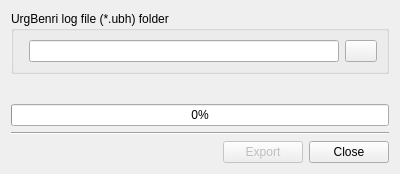
<?xml version="1.0" encoding="UTF-8"?>
<ui version="4.0">
 <class>BatchLogExporterWidget</class>
 <widget class="QWidget" name="BatchLogExporterWidget">
  <property name="geometry">
   <rect>
    <x>0</x>
    <y>0</y>
    <width>400</width>
    <height>174</height>
   </rect>
  </property>
  <property name="windowTitle">
   <string>Batch log exporter</string>
  </property>
  <property name="windowIcon">
   <iconset resource="../../UrgBenri.qrc">
    <normaloff>:/icons/app_icon</normaloff>:/icons/app_icon</iconset>
  </property>
  <layout class="QVBoxLayout" name="verticalLayout">
   <item>
    <widget class="QGroupBox" name="inputGroup">
     <property name="title">
      <string>UrgBenri log file (*.ubh) folder</string>
     </property>
     <layout class="QHBoxLayout" name="horizontalLayout">
      <item>
       <widget class="BusyIndicatorWidget" name="loadingIncator" native="true"/>
      </item>
      <item>
       <widget class="QLineEdit" name="filenameLine">
        <property name="readOnly">
         <bool>true</bool>
        </property>
       </widget>
      </item>
      <item>
       <widget class="QPushButton" name="loadInputButton">
        <property name="maximumSize">
         <size>
          <width>32</width>
          <height>16777215</height>
         </size>
        </property>
        <property name="text">
         <string/>
        </property>
        <property name="icon">
         <iconset resource="../../UrgBenri.qrc">
          <normaloff>:/icons/load_icon</normaloff>:/icons/load_icon</iconset>
        </property>
       </widget>
      </item>
     </layout>
    </widget>
   </item>
   <item>
    <spacer name="verticalSpacer">
     <property name="orientation">
      <enum>Qt::Vertical</enum>
     </property>
     <property name="sizeHint" stdset="0">
      <size>
       <width>20</width>
       <height>0</height>
      </size>
     </property>
    </spacer>
   </item>
   <item>
    <widget class="QProgressBar" name="exportProgress">
     <property name="value">
      <number>0</number>
     </property>
    </widget>
   </item>
   <item>
    <widget class="Line" name="line">
     <property name="orientation">
      <enum>Qt::Horizontal</enum>
     </property>
    </widget>
   </item>
   <item>
    <layout class="QHBoxLayout" name="horizontalLayout_2">
     <item>
      <spacer name="horizontalSpacer">
       <property name="orientation">
        <enum>Qt::Horizontal</enum>
       </property>
       <property name="sizeHint" stdset="0">
        <size>
         <width>40</width>
         <height>20</height>
        </size>
       </property>
      </spacer>
     </item>
     <item>
      <widget class="QPushButton" name="exportButton">
       <property name="enabled">
        <bool>false</bool>
       </property>
       <property name="text">
        <string>Export</string>
       </property>
      </widget>
     </item>
     <item>
      <widget class="QPushButton" name="closeButton">
       <property name="text">
        <string>Close</string>
       </property>
      </widget>
     </item>
    </layout>
   </item>
  </layout>
 </widget>
 <customwidgets>
  <customwidget>
   <class>BusyIndicatorWidget</class>
   <extends>QWidget</extends>
   <header>BusyIndicatorWidget.h</header>
   <container>1</container>
  </customwidget>
 </customwidgets>
 <resources>
  <include location="../../UrgBenri.qrc"/>
 </resources>
 <connections/>
</ui>
